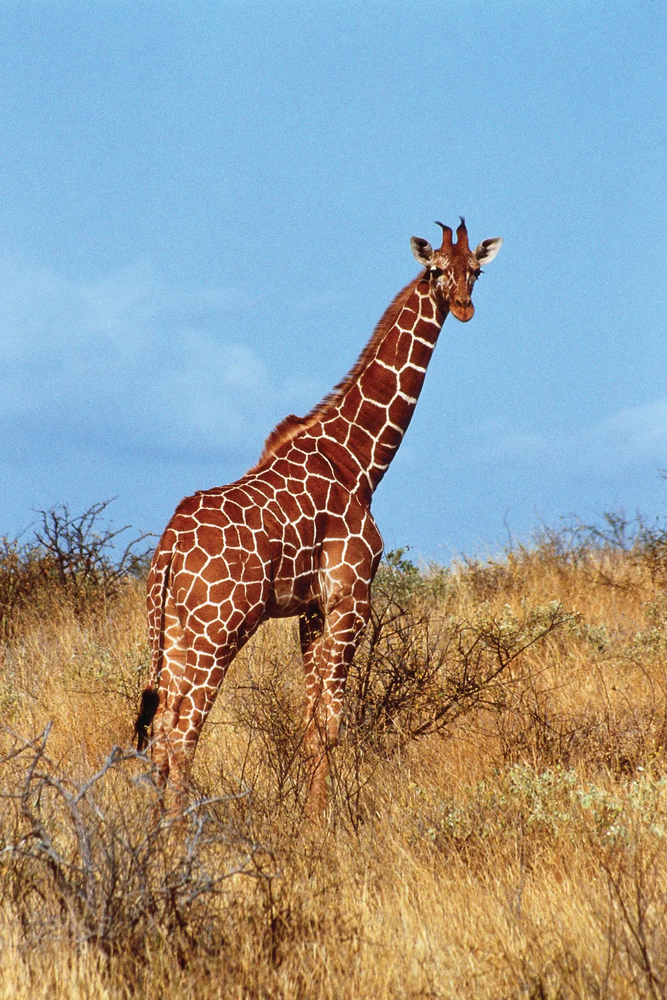
#> input picture 05-OpenCV/data/giraffe-Kenya.png, 667 x 1000 px, shrunk from 1067 x 1600 before the run
$ jupyter execute 13-histogram.ipynb
#> lines starting #> are read from the running program, lines starting #| are printed output that depends on the picture
[cell 1]
import cv2
import numpy as np
import matplotlib.pyplot as plt

[cell 2]
# RGB
img = cv2.imread('./data/giraffe-Kenya.png')
#> img is the input picture: shape (1000, 667, 3); mean B, G, R 152, 154.5, 150.9
img_rgb = cv2.cvtColor(img, cv2.COLOR_BGR2RGB)
plt.imshow(img_rgb)

[cell 3]
b_ch, g_ch, r_ch = cv2.split(img)  # Split RGB channels
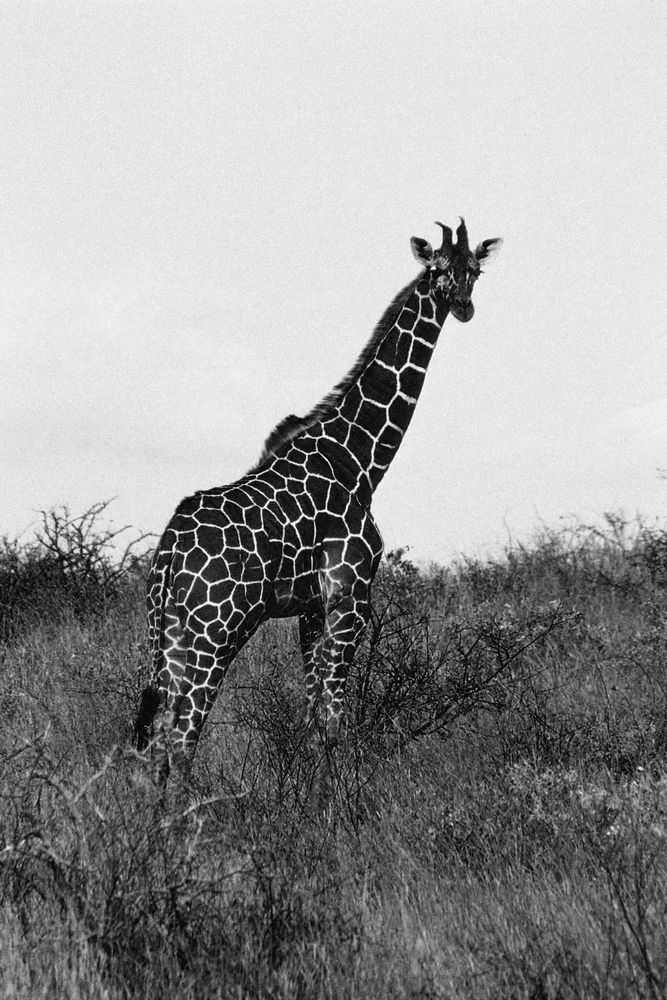
#> b_ch: shape (1000, 667); min 0, max 255, mean 152
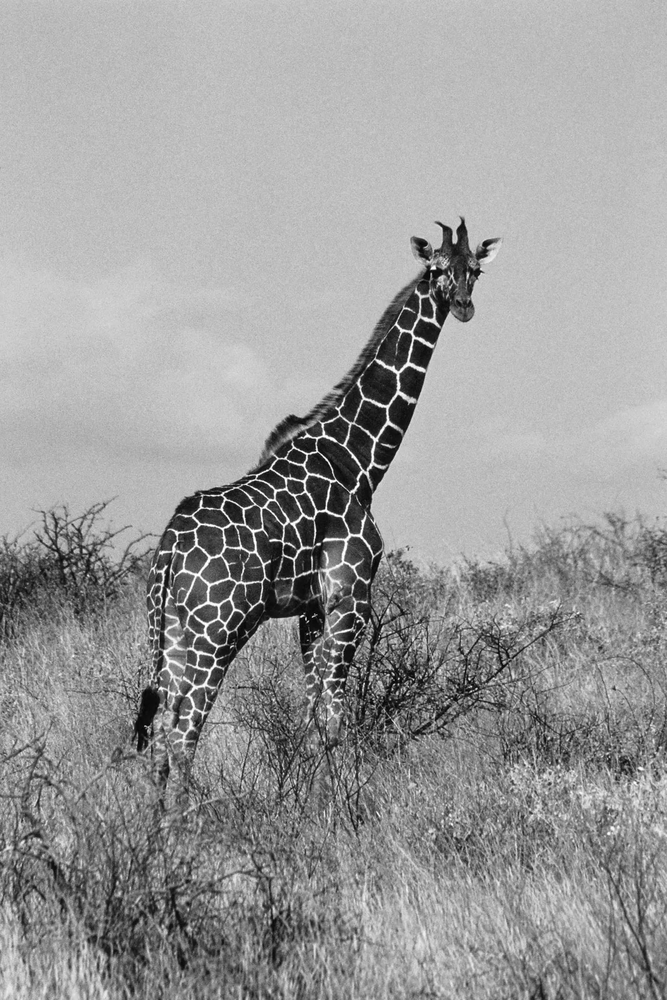
#> g_ch: shape (1000, 667); min 0, max 255, mean 154.5
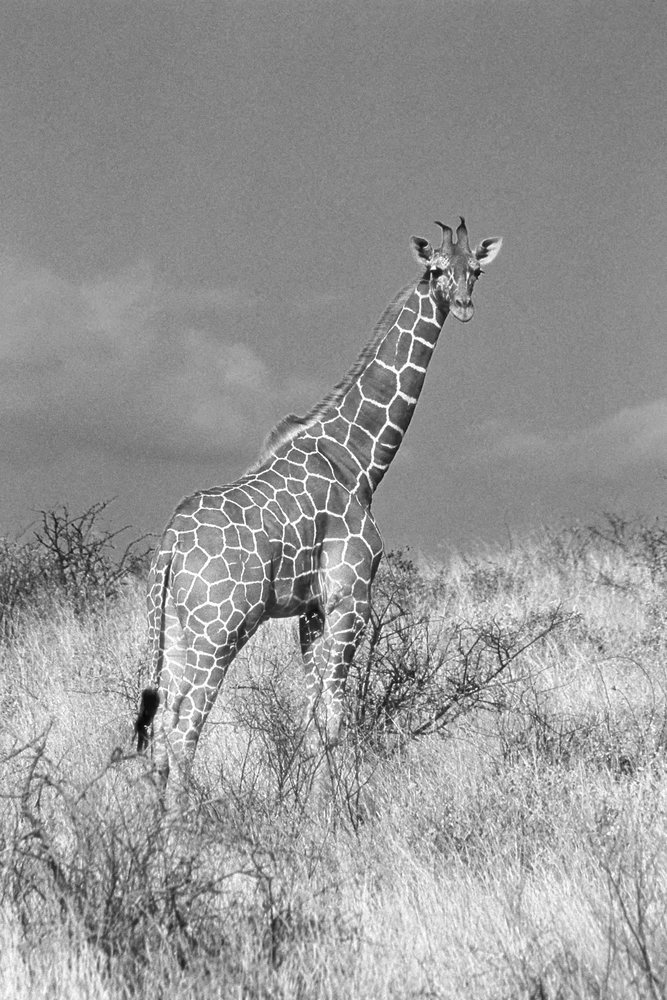
#> r_ch: shape (1000, 667); min 6, max 255, mean 150.9
b_ch.shape, g_ch.shape, r_ch.shape
#> Out = ((1000, 667), (1000, 667), (1000, 667))

[cell 4]
channels = {'blue': b_ch,
            'green': g_ch,
            'red': r_ch}

for color, channel in channels.items():

    images, channels = [channel], [0]
    mask, histSize, ranges = None, [256], [0,256]

    '''
    Ranging from 0 to 256 means data type unsigned integer 8 bits (uint8) has 2^8 having total 256 values.
    '''

    hist = cv2.calcHist(images, channels, mask, histSize, ranges)
    plt.plot(hist, color=color)
#> this loop made 3 passes
#> color on passes 1 to 3: 'blue', 'green', 'red'
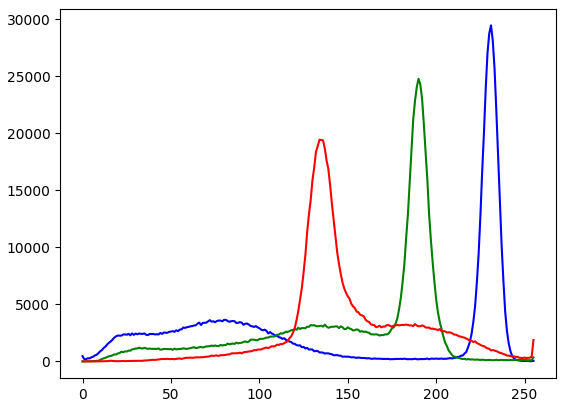
#> figure drawn by matplotlib, 1 panel; curve peaks at x = 231, y = 29443; curve peaks at x = 190, y = 24764; curve peaks at x = 134, y = 19424

[cell 5]
img_hsv = cv2.cvtColor(img, cv2.COLOR_BGR2HSV)
#> img_hsv: shape (1000, 667, 3); mean H, S, V 59.8, 123.7, 197
plt.imshow(img_hsv)

[cell 6]
h_ch, s_ch, v_ch = cv2.split(img_hsv)
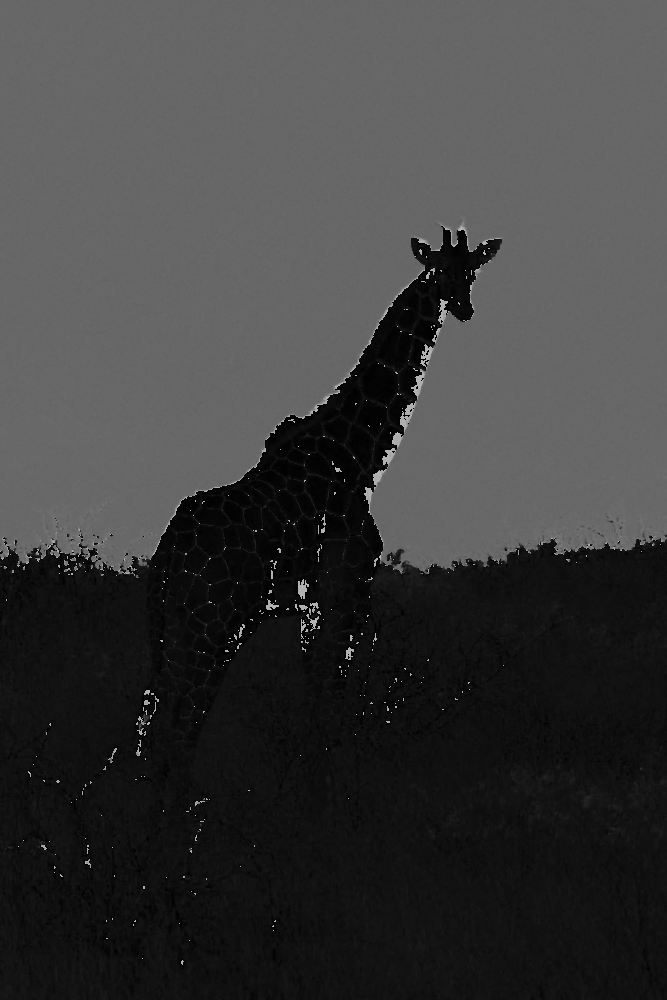
#> h_ch: shape (1000, 667); min 0, max 179, mean 59.8
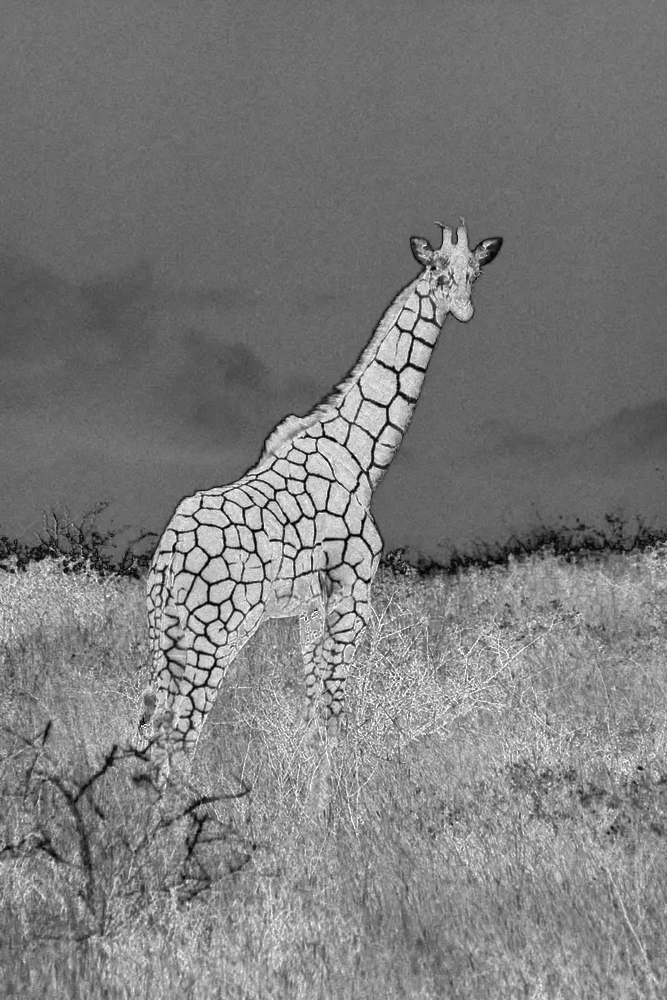
#> s_ch: shape (1000, 667); min 0, max 255, mean 123.7
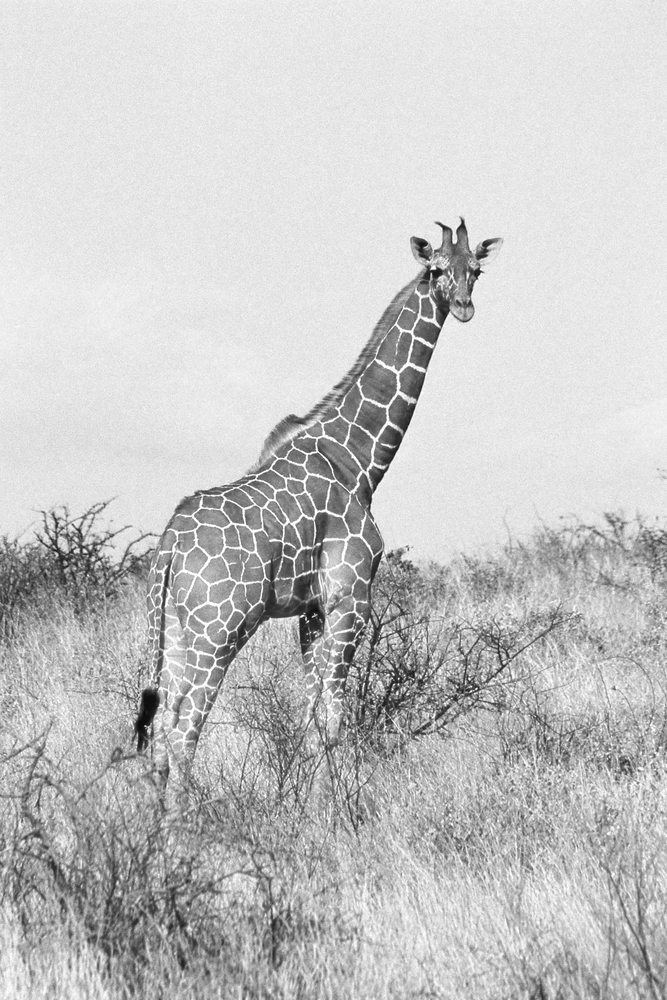
#> v_ch: shape (1000, 667); min 9, max 255, mean 197
h_ch.shape, s_ch.shape, v_ch.shape
#> Out = ((1000, 667), (1000, 667), (1000, 667))

[cell 7]
fig, axes = plt.subplots(1,3, figsize=(15, 5))

h_hist = cv2.calcHist([h_ch], [0], None, [180], [0, 180])
#> h_hist = 180 values, max 137671 at index 103, min 0 at index 59, mean 3705.6
s_hist = cv2.calcHist([s_ch], [0], None, [256], [0, 256])
#> s_hist = 256 values, max 20668 at index 104, min 0 at index 254, mean 2605.5
v_hist = cv2.calcHist([v_ch], [0], None, [256], [0, 256])
#> v_hist = 256 values, max 30327 at index 231, min 0 at index 0, mean 2605.5

plt.subplot(1,3,1)
plt.plot(h_hist, color='orange')
plt.title("Hue Histogram")
plt.xlabel("Bins")
plt.ylabel("Frequency")

plt.subplot(1,3,2)
plt.plot(s_hist, color='green')
plt.title("Saturation Histogram")
plt.xlabel("Bins")
plt.ylabel("")

plt.subplot(1,3,3)
plt.plot(v_hist, color='blue')
plt.title("Value Histogram")
plt.xlabel("Bins")
plt.ylabel("")

plt.tight_layout()
plt.show()
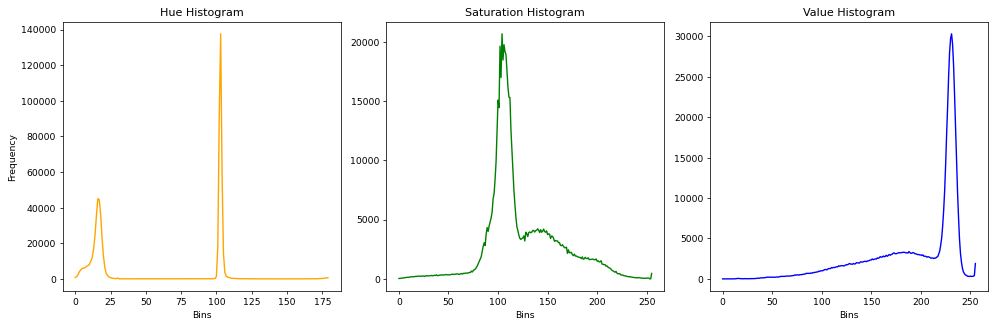
#> figure drawn by matplotlib, 3 panels; panel 1: curve peaks at x = 103, y = 137671; panel 2: curve peaks at x = 104, y = 20668; panel 3: curve peaks at x = 231, y = 30327

$ run again, with 05-OpenCV/data/butterfly.jpg saved as 05-OpenCV/data/giraffe-Kenya.png
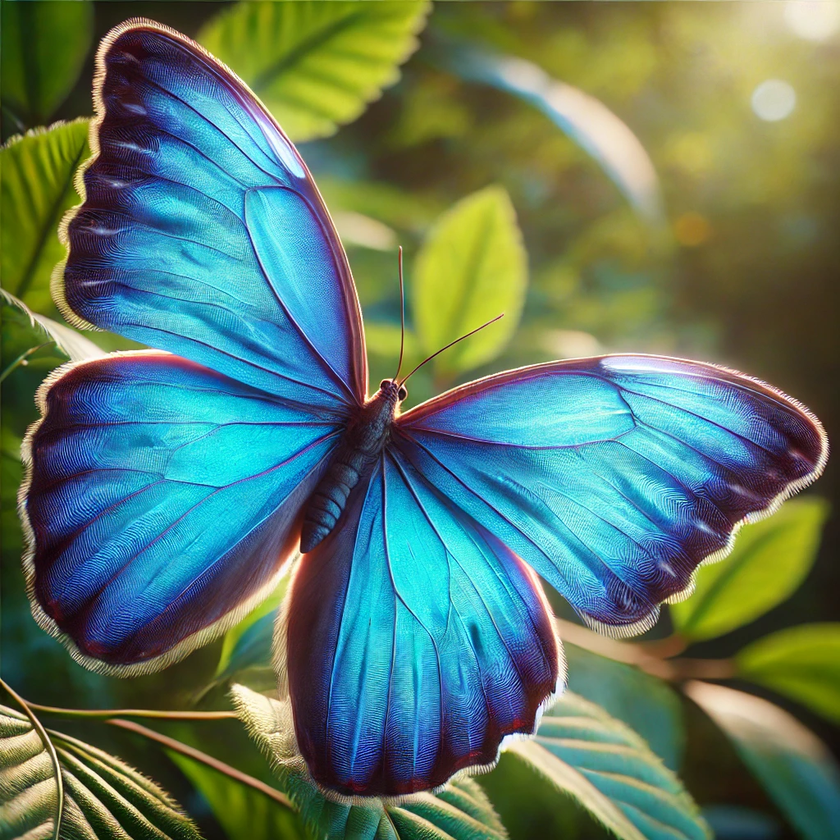
#> input picture 05-OpenCV/data/butterfly.jpg, 840 x 840 px, shrunk from 1024 x 1024 before the run
#> img is the input picture: shape (840, 840, 3); mean B, G, R 102.9, 121.6, 93.2
#> the loop `for color, channel in channels.items(): ` made 3 passes
#> color on passes 1 to 3: 'blue', 'green', 'red'
#> img_hsv: shape (840, 840, 3); mean H, S, V 66.1, 149, 140.9
#> `h_ch, s_ch, v_ch = cv2.split(img_hsv)`:
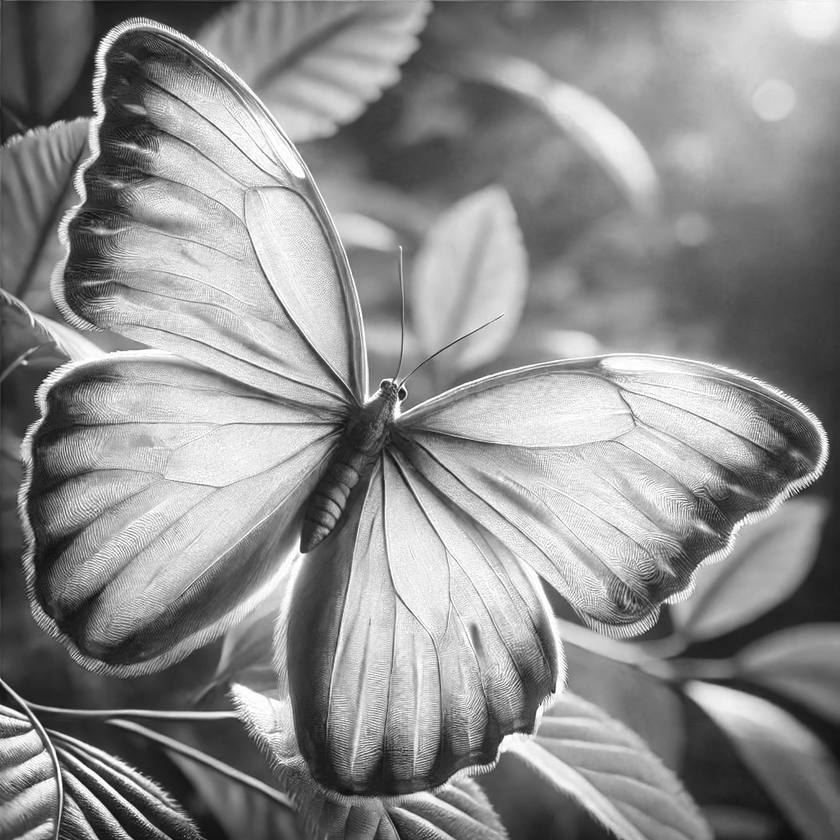
#> v_ch: shape (840, 840); min 11, max 255, mean 140.9
#> h_hist = 180 values, max 20677 at index 27, min 509 at index 151, mean 3920
#> s_hist = 256 values, max 11482 at index 255, min 30 at index 0, mean 2756.2
#> v_hist = 256 values, max 3991 at index 210, min 0 at index 0, mean 2756.2
#> `plt.show()`:
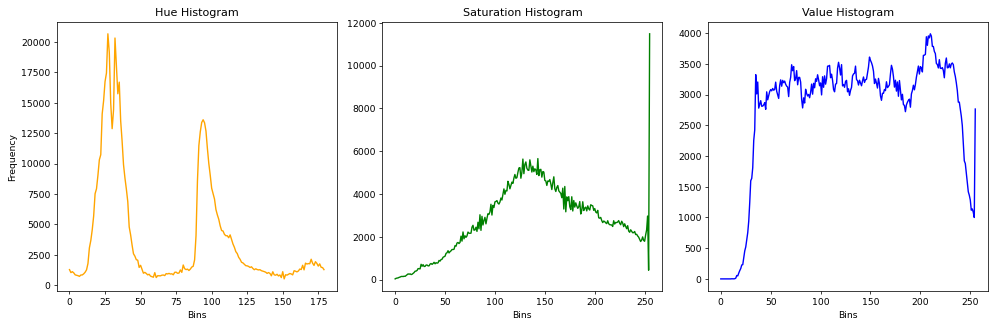
#> figure drawn by matplotlib, 3 panels; panel 1: curve peaks at x = 27, y = 20677; panel 2: curve peaks at x = 255, y = 11482; panel 3: curve peaks at x = 210, y = 3991
